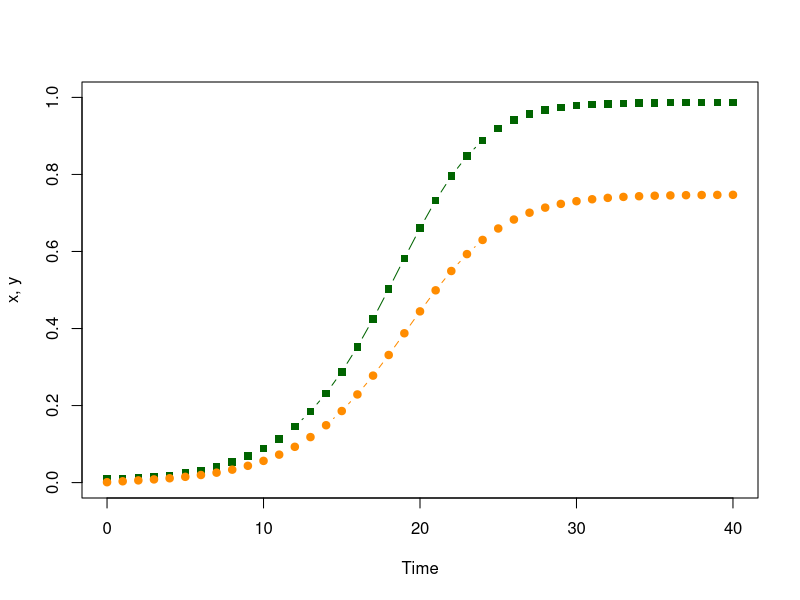
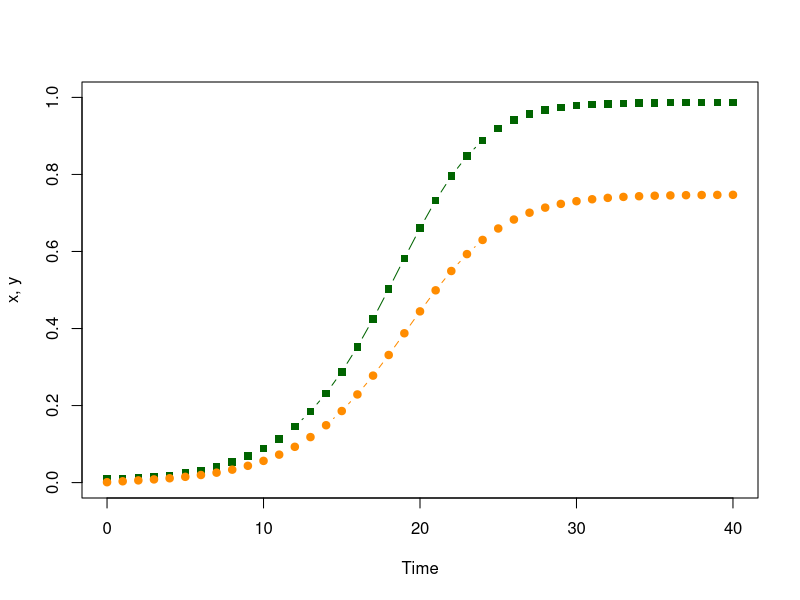
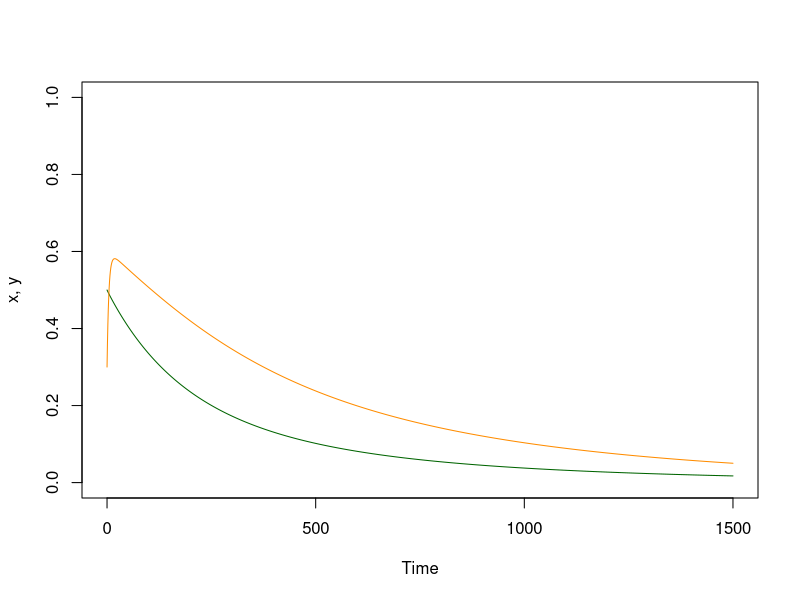
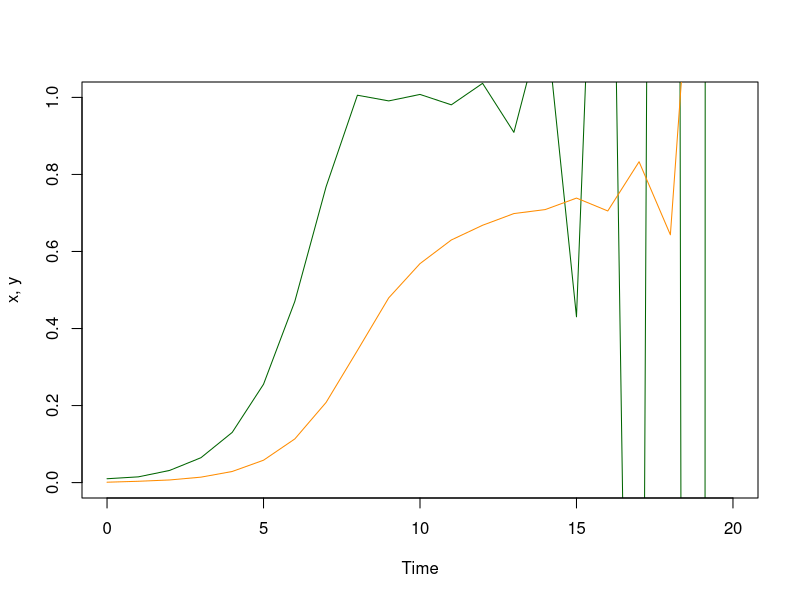
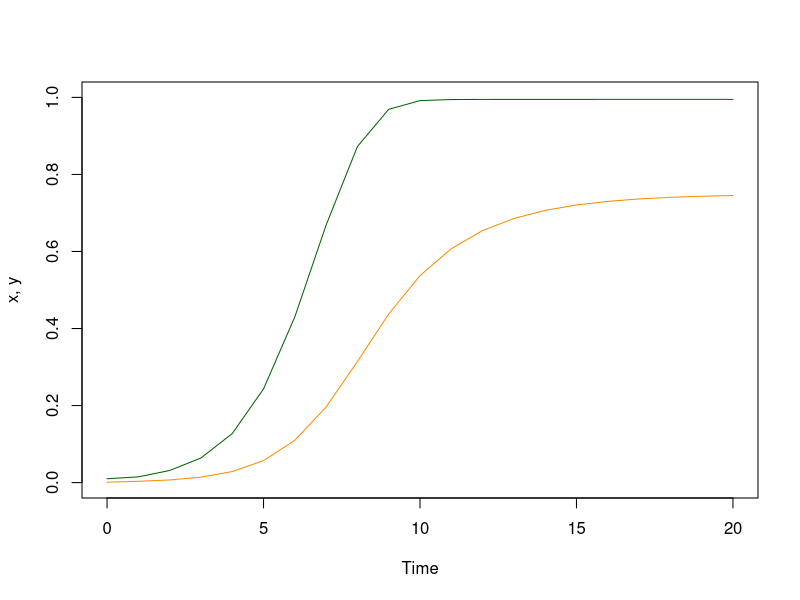
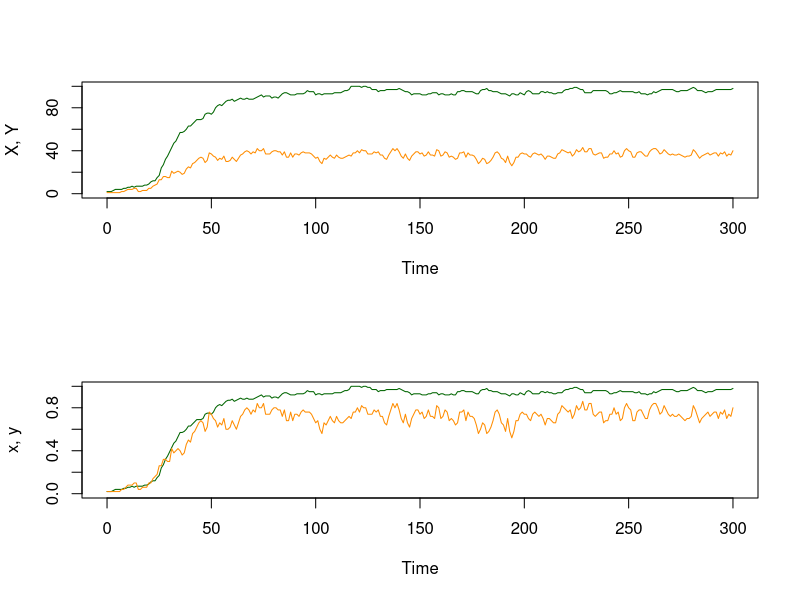
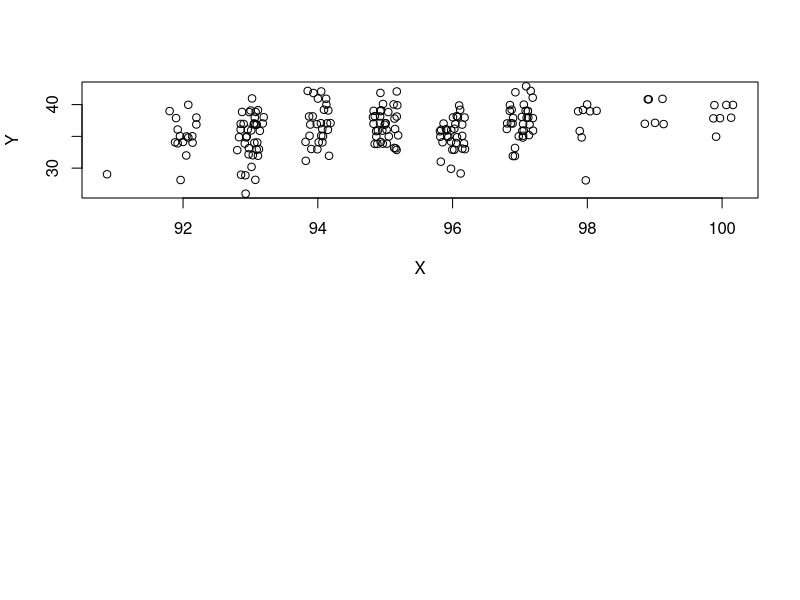
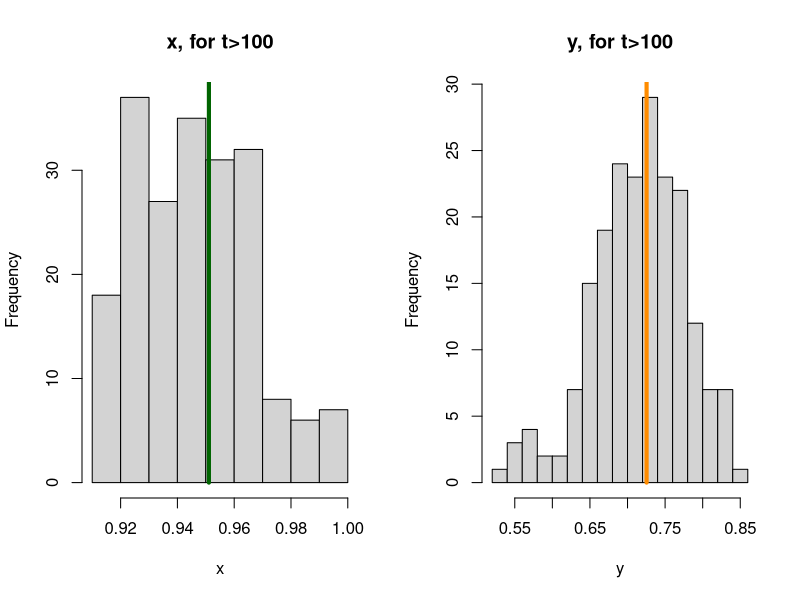

These figures' R source, in order:
## ---- chunk 1
# Initial Conditions at a point in time, as a Named Vector 
xy = c(t=0, x=0.01, y=0.001)
## ---- chunk 2
with(as.list(xy), x) 
## ---- chunk 3
# The parameters, as a list 
ross_dts_par = list(
  s = 1/200, # The fraction of infections that clear each day
  u = 1/12,  # The fraction of mosquitoes that die each day
  a = 1/4,   # The fraction of mosquitoes that blood feed on a human each day
  m = 2      # The number of mosquitoes per human
) 
## ---- chunk 4
# INPUTS
# xy - current variables, as a named vector
# p  - the parameters, as a list
#
# OUTPUTS
# the updated values of the variables, as a named vector

ross_dts_1 = function(xy, p){
  with(as.list(xy), 
    with(p,{
      xn = x - s*x + m*a*y*(1-x) 
      yn = y - u*y + a*x*(1-y) 
      return(c(t=t+1, x=xn, y=yn))
    })
  )
}
## ---- chunk 5
# xy_t stores the values of the variables
xy_t = xy 
## ---- chunk 6
# Compute and store the values of the variables  
xy = ross_dts_1(xy, ross_dts_par)
xy_t = rbind(xy_t, xy)
## ---- chunk 7
# Print to screen
print(xy) 
## ---- chunk 8
# Iterate to compute the values as they change over time 
for(t in 2:40){
  xy = ross_dts_1(xy, ross_dts_par) 
  xy_t = rbind(xy_t, xy) 
} 
## ---- chunk 9
print(tail(xy_t, 3)) 
## ---- chunk 10
with(data.frame(xy_t),{
  plot(t, x, type = "b", ylim = c(0,1), col = "darkgreen", ylab = "x, y", xlab = "Time", pch=15)
  lines(t, y, type = "b", col = "darkorange", pch =19)
})
## ---- chunk 11
# INPUTS
# pars - the parameters, as a list 
# x0   - the initial value of x
# y0   - the initial value of y
# tmax - the last value of t 
#
# OUTPUTS
# the values of the variables over time, as a list 
ross_dts_solve_1 = function(pars, x0=.01, y0 = 0.001, tmax=100){
   xy = c(t=0, x=x0, y=y0) 
   xy_t = xy 
   for(t in 1:tmax){
     xy = ross_dts_1(xy, pars)
     xy_t = rbind(xy_t, xy)
   }
   return(list(t=xy_t[,1], x=xy_t[,2], y = xy_t[,3], last = xy)) 
}
## ---- chunk 12
# INPUTS
# xy_t - a list with named vectors t, x, and y
# add_points - if TRUE, then type = "b" for plot 
#
# OUTPUTS
# the values of the variables over time, as a list 
plot_xy = function(xy_t, add_points = FALSE){with(xy_t,{
  llty = "l"
  if(add_points == TRUE) llty = "b"
  plot(t, x, type = llty, ylim = c(0,1), col = "darkgreen", ylab = "x, y", xlab = "Time", pch=15)
  lines(t, y, type = llty, col = "darkorange", pch =19)
})}
## ---- chunk 13
plot_xy(ross_dts_solve_1(ross_dts_par, tmax=40), add_points=TRUE) 
## ---- chunk 14
# The last value is still stored as xy; the [-1] omits t
xy[-1] - ross_dts_1(xy, ross_dts_par)[-1]
## ---- chunk 15
for(i in 41:140){
  xy = ross_dts_1(xy, ross_dts_par)
  xy_t = rbind(xy_t, xy) 
} 
xy[-1] - ross_dts_1(xy, ross_dts_par)[-1]
## ---- chunk 16
# INPUTS
# par - the parameters, as a list 
#
# OUTPUTS
# the steady state values of x and y 
ross_dts_steady_0 = function(par){with(par,{
  xx = (m*a^2 - s*u)/ (m*a^2 + s*a)
  yy = a*xx/(u+a*xx) 
  c(x=xx,y=yy)
})}
## ---- chunk 17
ross_dts_steady_0(ross_dts_par)
## ---- chunk 18
ross_dts_par1 = ross_dts_par
ross_dts_par1$m = 0.005
ross_dts_steady_0(ross_dts_par1)
## ---- chunk 19
plot_xy(ross_dts_solve_1(ross_dts_par1, x0 = .5, y0=.3, tmax=1500)) 
## ---- chunk 20
ross_dts_steady_0(ross_dts_par1)
## ---- chunk 21
m_crit = with(ross_dts_par, s*u/a^2)
m_crit 
## ---- chunk 22
ross_dts_par2 = ross_dts_par
ross_dts_par2$m = m_crit
ross_dts_steady_0(ross_dts_par2)
## ---- chunk 23
# INPUTS
# par - the parameters, as a list 
#
# OUTPUTS
# the steady state values of x and y 
ross_dts_steady_1 = function(par){with(par,{
  xx = ifelse(m*a^2 > s*u, (m*a^2 - s*u)/(m*a^2 + s*a), 0) 
  yy = a*xx/(u+a*xx) 
  c(x=xx,y=yy)
})}
## ---- chunk 24
ross_dts_steady_1(ross_dts_par1)
## ---- chunk 25
xy[-1]
## ---- chunk 26
ross_dts_steady_1(ross_dts_par) 
## ---- chunk 27
sum(abs(xy[-1] - ross_dts_steady_1(ross_dts_par)))
## ---- chunk 28
# INPUTS
# xy  - xy 
# par - a set of parameters for a ross_dts model 
# tol - a tolerance level 
#
# OUTPUTS
# boolean - 
ross_dts_checkit_1 = function(xy, ross_dts_pars, tol=1e-9){
  sum(abs(xy[-1] - ross_dts_steady_1(ross_dts_pars)))  < tol
}
## ---- chunk 29
ross_dts_checkit_1(xy, ross_dts_par)
## ---- chunk 30
ross_dts_par3 = ross_dts_par
ross_dts_par3$m = 20 
plot_xy(ross_dts_solve_1(ross_dts_par3, x0 = .01, y0=.001, tmax=20)) 
## ---- chunk 31
# INPUTS
# xy - current variables, as a named vector
# p  - the parameters, as a list
#
# OUTPUTS
# the updated values of the variables, as a named vector
ross_dts_2 = function(xy, p){with(as.list(xy), with(p,{
  xn = x - s*x + (1-exp(-m*a*y))*(1-x) 
  yn = y - u*y + a*x*(1-y) 
  t=t+1
  return(c(t=t, x=xn, y=yn))
}))}
## ---- chunk 32
# INPUTS
# pars - the parameters, as a list 
# x0   - the initial value of x
# y0   - the initial value of y
# tmax - the last value of t 
#
# OUTPUTS
# the values of the variables over time, as a list 
ross_dts_solve_2 = function(pars, x0=.01, y0 = 0.001, tmax=100){
   xy = c(t=0, x=x0, y=y0) 
   xy_t = xy 
   for(t in 1:tmax){
     xy = ross_dts_2(xy, pars)
     xy_t = rbind(xy_t, xy)
   }
   return(list(t=xy_t[,1], x=xy_t[,2], y = xy_t[,3], last = xy)) 
}
## ---- chunk 33
plot_xy(ross_dts_solve_2(ross_dts_par3, x0 = .01, y0=.001, tmax=20)) 
## ---- chunk 34
# INPUTS
# par - the model parameters, as a list 
#
# OUTPUTS
# the steady state values of x and y 
ross_dts_steady_2 = function(pars){with(pars,{
   f_xx = function(x, pp){with(pp,{
     xx = (1 - exp(-m*a^2*x/(u+a*x)))*(1-x) - s*x
     y = a*xx/(u+a*xx)
     yy = u*y + a*xx*(1-y) 
     return(xx^2 + yy^2)
   })}
   xx = optimize(f_xx, c(0,1), pp=pars)$min
   yy = a*xx/(u+a*xx) 
   c(xx, yy)
})}
## ---- chunk 35
ross_dts_steady_2(ross_dts_par3)
## ---- chunk 36
ross_dts_solve_2(ross_dts_par3, x0=.1, y0=.05,tmax=300)$last[-1]
## ---- chunk 37
ross_dts_checkit_2 = function(pars, x0 = .1, y0=.05, tmax=500, tol=1e-5){
  xyt = ross_dts_solve_2(pars, x0=x0, y0=y0, tmax=tmax)
  sum(abs(xyt$last[-1] - ross_dts_steady_2(pars))) < tol
}
## ---- chunk 38
ross_dts_checkit_2(ross_dts_par3, tol = 1e-5)
ross_dts_checkit_2(ross_dts_par3, tol = 1e-6)
## ---- chunk 39
# The parameters, as a list 
ross_sdts_par = list(
  M = 50,   # The number of mosquitoes 
  H = 100,   # The number of humans 
  s = 1/200, # The fraction of infections that clear each day
  u = 1/12,  # The fraction of mosquitoes that die each day
  a = 1/4   # The fraction of mosquitoes that blood feed on a human each day
)
ross_sdts_par$m = with(ross_sdts_par, M/H)
## ---- chunk 40
ross_sdts = function(XY, p){
  with(as.list(XY), 
    with(p,{
      ar = 1 - exp(-a*Y/H)
      Xn = rbinom(1, X, 1-s) + rbinom(1, H-X, ar)  
      Yn = rbinom(1, Y, 1-u) + rbinom(1, M-Y, a*X/H)  
      t=t+1
      return(c(t=t, X=Xn, Y=Yn))
}))}
## ---- chunk 41
sim_ross_sdts = function(pars, X0=2, Y0 = 1, tmax=100){
   XY = c(t=0, X=X0, Y=Y0) 
   XY_t = XY 
   for(t in 1:tmax){
     XY = ross_sdts(XY, pars)
     XY_t = rbind(XY_t, XY)
   }
   X=XY_t[,2] 
   Y=XY_t[,3]
   x=X/pars$H 
   y=Y/pars$M 
   return(list(t=XY_t[,1], x=x, y=y, X=X, Y=Y, last = XY)) 
}
## ---- chunk 42
plot_XY = function(xy_t, add_points = FALSE){with(xy_t,{
  llty = "l"
  if(add_points == TRUE) llty = "b"
  plot(t, X, type = llty, ylim = range(0, X, Y), col = "darkgreen", ylab = "X, Y", xlab = "Time", pch=15)
  lines(t, Y, type = llty, col = "darkorange", pch =19)
})}
## ---- chunk 43
set.seed(253)
XYt <- sim_ross_sdts(ross_sdts_par, tmax=300) 
## ---- chunk 44
par(mfrow = c(2,1))
plot_XY(XYt)
plot_xy(XYt)
## ---- chunk 45
with(XYt,{
  ix = which(t>100)
  plot(jitter(X[ix]), jitter(Y[ix]), xlab = "X", ylab = "Y")
}) 
## ---- chunk 46
par(mfrow=c(1,2))
xdist= with(XYt, x[-c(1:100)]); mx = mean(xdist)
ydist= with(XYt, y[-c(1:100)]); my = mean(ydist) 
hist(xdist,  xlab = "x", main = "x, for t>100")
segments(mx, 0, mx, 250, lwd=4, col = "darkgreen")
hist(ydist, 15, xlab = "y", main = "y, for t>100")
segments(my, 0, my, 200, lwd=4, col = "darkorange")
## ---- chunk 47
c(mx, my)
## ---- chunk 48
ross_dts_steady_2(ross_sdts_par)
## ---- chunk 49
library(deSolve)
## ---- chunk 50
ross_xde_inits = c(x=0.01, y=0.01)
## ---- chunk 51
# The parameters, as list 
ross_xde_par = list(
  r = 1/200, # The clearance rate for infections 
  g = 1/12,  # The mosquito daily death rate 
  a = 1/4,   # The mosquito human blood feeding rate 
  m = 0.5      # The number of mosquitoes per human
) 
## ---- chunk 52
# INPUTS
# t - the current time 
# vars - the variables, as a named vector 
# pars - the parameters, as a list
# OUTPUTS
# the derivatives, as a list 
ross_xde = function(t, vars, pars){
  with(pars, 
    with(as.list(vars),{
    
      dxdt = m*a*y*(1-x) - r*x
      dydt = a*x*(1-y) - g*y
  
      return(list(c(dxdt, dydt)))
    })
  )
}
## ---- chunk 53
c(1/200, 1-exp(-1/200)) 
## ---- chunk 54
deSolve::ode(ross_xde_inits, 0:5, ross_xde, ross_xde_par)
## ---- chunk 55
# INPUTS: 
# pars -- the parameter values, as a list
# x0   -- the initial value for x(t) 
# y0   -- the initial value for y(t) 
# tmax -- the largest value of t  
# dt   -- the interval for t 
# OUTPUT: 
# the output of ode as a data.frame 
ross_xde_solve = function(pars, x0=.01, y0=0.001, tmax=100, dt=1){
  tms = seq(0, tmax, by = dt)
  xy0 = c(x=x0, y=y0)
  data.frame(ode(xy0, tms, ross_xde, pars)) 
}
## ---- chunk 56
deout <- ross_xde_solve(ross_xde_par)
## ---- chunk 57
with(deout, {
  plot(time, x, type = "l", col = "darkgreen", ylim = c(0,1), ylab = c("x, y"))
  lines(time, y, col = "darkorange")
})
## ---- chunk 58
deout1 <- ross_xde_solve(ross_xde_par, x0=0.2, y0=0.02)
deout2 <- ross_xde_solve(ross_xde_par, x0=.99, y0=0.99)
## ---- chunk 59
with(deout, {
  plot(time, x, type = "l", col = "darkgreen", ylim = c(0,1), ylab = c("x, y"))
  lines(time, y, col = "darkorange")
})
with(deout1, {
  lines(time, x, type = "l", col = "darkgreen", lty=2) 
  lines(time, y, col = "darkorange", lty=2)
})
with(deout2, {
  lines(time, x, type = "l", col = "darkgreen", lty=3) 
  lines(time, y, col = "darkorange", lty=3)
})

## ---- chunk 60
ross_xde_steady_1 = function(pars){with(pars,{
  xx = ifelse(m*a^2 > r*g, (m*a^2 - r*g)/(m*a^2 + r*a), 0) 
  yy = a*xx/(g+a*xx)
  c(x=xx, y=yy)
})}
## ---- chunk 61
ross_xde_steady_1(ross_xde_par)
## ---- chunk 62
de_eq <- ross_xde_solve(ross_xde_par, tmax=500, dt=5)
with(de_eq, c(x=tail(x,1), y=tail(y,1))) 
## ---- chunk 63
# The parameters, as list 
ross_sxde_par = list(
  r = 1/200, # The clearance rate for infections 
  g = 1/12,  # The mosquito daily death rate 
  a = 1/4,   # The mosquito human blood feeding rate 
  M = 50,   # The number of mosquitoes 
  H = 100    # The number of humans
) 
## ---- chunk 64
ross_sxde = function(XY, pars){
  with(as.list(XY), with(pars,{
    p1 = a*Y*(H-X)/H
    p2 = r*X 
    p3 = a*X*(M-Y)/H
    p4 = g*Y 

    t = t + rexp(1, p1+p2+p3+p4)
    
    event = sample(1:4, 1, prob=c(p1, p2, p3, p4))
    if (event==1) X <- X+1
    if (event==2) X <- X-1
    if (event==3) Y <- Y+1
    if (event==4) Y <- Y-1
    
    return(c(t=t,  X=X, Y=Y, x=X/H, y=Y/M))
}))}
## ---- chunk 65
xy = c(t=0, X=10, Y=10)
for (i in 1:5){
  xy <- ross_sxde(xy, ross_sxde_par)
  print(xy)
}
## ---- chunk 66
sim_ross_sxde = function(pars, X0=2, Y0=1, tmax=300){
   XY = c(t=0, X=X0, Y=Y0) 
   tm = XY[1]
   XY_t = c()  
   while(tm < tmax){
     XY = ross_sxde(XY, pars)
     tm = XY[1]
     XY_t = rbind(XY_t, XY)
   }
   return(list(t=XY_t[,1], X=XY_t[,2], Y=XY_t[,3], x = XY_t[,4], y = XY_t[,5])) 
}
## ---- chunk 67
out <- sim_ross_sxde(ross_sxde_par)
## ---- chunk 68
par(mfrow = c(2,1))
plot_XY(out)
plot_xy(out)
## ---- chunk 69
par(mfrow=c(1,2))
with(out,{
  ix = which(t>100)
  xdist= X[ix]; mx = mean(xdist)
  ydist= Y[ix]; my = mean(ydist) 
  hist(xdist, 10, xlab = "X", main = "X, for t>100")
  segments(mx, 0, mx, 250, lwd=4, col = "darkgreen")
  hist(ydist, 15, xlab = "Y", main = "Y, for t>100")
  segments(my, 0, my, 200, lwd=4, col = "darkorange")
})
## ---- chunk 70
par(mfrow=c(1,2))
with(out,{
  ix = which(t>100)
  xdist= x[ix]; mx = mean(xdist)
  ydist= y[ix]; my = mean(ydist) 
  hist(xdist, 10, xlab = "x", main = "x, for t>100")
  segments(mx, 0, mx, 250, lwd=4, col = "darkgreen")
  hist(ydist, 15, xlab = "y", main = "y, for t>100")
  segments(my, 0, my, 200, lwd=4, col = "darkorange")
})
## ---- chunk 71
# The parameters, as list 
ross_xde_par_5 = list(
  r = 1/200, # The clearance rate for infections 
  g = 1/12,  # The mosquito daily death rate 
  a = 1/4,   # The mosquito human blood feeding rate 
  m = 0.5,   # The number of mosquitoes per human
  H = 100,
  M = 50
) 
## ---- chunk 72
ross_xde_solve(ross_xde_par_5, x0=0.01, y=0.02, tmax=200, dt=1) -> r_xde
sim_ross_sxde(ross_xde_par_5, X0=1, Y0=1, tmax=200) -> s_xde0
sim_ross_sxde(ross_xde_par_5, X0=1, Y0=1, tmax=200) -> s_xde1
sim_ross_sxde(ross_xde_par_5, X0=1, Y0=1, tmax=200) -> s_xde2
sim_ross_sxde(ross_xde_par_5, X0=1, Y0=1, tmax=200) -> s_xde3
sim_ross_sxde(ross_xde_par_5, X0=1, Y0=1, tmax=200) -> s_xde4
sim_ross_sxde(ross_xde_par_5, X0=1, Y0=1, tmax=200) -> s_xde5
## ---- chunk 73
# The parameters, as a list 
ross_dts_par_5 = list(
#  s = 1-exp(-1/200), # The fraction of infections that clear each day
  s = 1/200, # The fraction of infections that clear each day
#  u = 1-exp(-1/12),  # The fraction of mosquitoes that die each day
  u = 1/12,  # The fraction of mosquitoes that die each day
  a = 1/4,   # The fraction of mosquitoes that blood feed on a human each day
  m = 0.5,   # The number of mosquitoes per human
  H = 100,
  M = 50
) 
## ---- chunk 74
ross_dts_solve_2(ross_dts_par_5, x0=0.01, y0=0.02, tmax=200) -> r_dts
ross_dts_solve_1(ross_dts_par_5, x0=0.01, y0=0.02, tmax=200) -> r1_dts
sim_ross_sdts(ross_dts_par_5, X0=1, Y0=1, tmax=200) -> s_dts0
sim_ross_sdts(ross_dts_par_5, X0=1, Y0=1, tmax=200) -> s_dts1
sim_ross_sdts(ross_dts_par_5, X0=1, Y0=1, tmax=200) -> s_dts2
sim_ross_sdts(ross_dts_par_5, X0=1, Y0=1, tmax=200) -> s_dts3
sim_ross_sdts(ross_dts_par_5, X0=1, Y0=1, tmax=200) -> s_dts4
sim_ross_sdts(ross_dts_par_5, X0=1, Y0=1, tmax=200) -> s_dts5
## ---- chunk 75
library(viridisLite)
clrs = turbo(4)
par(mfrow = c(2,1))
with(r_xde, plot(time, x, type = "l", ylim = c(0,1), col = clrs[1], ylab = "x, y", xlab = "Time", main = "Humans"))
with(r_dts, lines(t, x, col = clrs[2], lwd=2, lty=3, cex=0.5, pch=15))
with(s_dts0, lines(t, x,  col = clrs[3], lty=2, cex=0.5, pch=3))
with(s_xde0, lines(t, x,  col = clrs[4], lty=2, cex=0.5))

with(r_xde, plot(time,  y, type = "l", ylim = c(0,1), col = clrs[1], ylab = "x, y", xlab = "Time", main = "Mosquitoes"))
with(r_dts, lines(t,  y, col = clrs[2], lwd=2, lty=3, cex=0.5, pch=15))
with(s_dts0, lines(t,  y,  col = clrs[3], lty=2, cex=0.5, pch=3))
with(s_xde0, lines(t,  y,  col = clrs[4], lty=2, cex=0.5))

## ---- chunk 76
par(mfrow = c(3,1))
with(r_xde, plot(time, x, type = "l", ylim = c(0,1), col = clrs[1], ylab = "x, y", xlab = "Time", main = "Humans"))
with(r_dts, lines(t, x, col = clrs[2], lwd=2, cex=0.5, pch=15))
with(r1_dts, lines(t, x, col = clrs[4], lwd=2, lty=3, cex=0.5, pch=15))

with(r_xde, plot(time,  y, type = "l", ylim = c(0,1), col = clrs[1], ylab = "x, y", xlab = "Time", main = "Mosquitoes"))
with(r_dts, lines(t,  y, col = clrs[2], lwd=2, cex=0.5, pch=15))
with(r1_dts, lines(t,  y, col = clrs[4], lwd=2, lty=3, cex=0.5, pch=15))

tm = with(r_xde, time) 
dx = with(r_xde, x) - with(r_dts, x)
dy = with(r_xde, y) - with(r_dts, y)

dx1 = with(r_xde, x) - with(r1_dts, x)
dy1 = with(r_xde, y) - with(r1_dts, y)

plot(tm,  dx, type = "n", ylim = range(dx, dx1, dy, dy1),  ylab = "dx, dy", xlab = "Time", main = "Model Differences")
lines(tm, 0*dx, col = grey(0.8))
lines(tm,  dx, col = "darkgreen", lwd=2)
lines(tm,  dx1, col = "darkgreen", lwd=2, lty=3)
lines(tm,  dy, col = "darkorange", lwd=2)
lines(tm,  dy1, col = "darkorange", lwd=2, lty=3)
## ---- chunk 77
ssd_2mods = function(m1, m2, norm=1){
  dx = sum((with(m1, x) - with(m2, x))^2) 
  dy = sum((with(m1, y) - with(m2, y))^2) 
  return((dx+dy)/norm) 
}
## ---- chunk 78
ssd_2mods(r_xde, r_dts, norm = length(r_xde$time))
## ---- chunk 79
sabs_2mods = function(m1, m2, norm=1){
  dx = sum(abs(with(m1, x) - with(m2, x))) 
  dy = sum(abs(with(m1, y) - with(m2, y)))
  return((dx+dy)/norm) 
}
## ---- chunk 80
sabs_2mods(r_xde, r1_dts, norm = length(r_xde$time))
## ---- chunk 81
library(viridisLite)
clrsA = mako(8)[2:7]
clrsB = rocket(8)[2:7]
par(mfrow = c(2,1))

with(r_xde, plot(time, x, type = "n", ylim = c(0,1), col = clrs[1], ylab = "x, y", xlab = "Time", main = "Humans"))
with(s_dts0, lines(t, x,  col = clrsA[1], cex=0.5))
with(s_xde0, lines(t, x,  col = clrsB[1], cex=0.5))

with(s_dts1, lines(t, x,  col = clrsA[2], cex=0.5))
with(s_xde1, lines(t, x,  col = clrsB[2], cex=0.5))

with(s_dts2, lines(t, x,  col = clrsA[3], cex=0.5))
with(s_xde2, lines(t, x,  col = clrsB[3], cex=0.5))

with(s_dts3, lines(t, x,  col = clrsA[4], cex=0.5))
with(s_xde3, lines(t, x,  col = clrsB[4], cex=0.5))

with(s_dts4, lines(t, x,  col = clrsA[5], cex=0.5))
with(s_xde4, lines(t, x,  col = clrsB[5], cex=0.5))

with(s_dts5, lines(t, x,  col = clrsA[6], cex=0.5))
with(s_xde5, lines(t, x,  col = clrsB[6], cex=0.5))

with(r_xde, plot(time,  y, type = "l", ylim = c(0,1), col = clrs[1], ylab = "y, y", xlab = "Time", main = "Mosquitoes"))

with(s_dts0, lines(t, y,  col = clrsA[1], cex=0.5))
with(s_xde0, lines(t, y,  col = clrsB[1], cex=0.5))

with(s_dts1, lines(t, y,  col = clrsA[2], cex=0.5))
with(s_xde1, lines(t, y,  col = clrsB[2], cex=0.5))

with(s_dts2, lines(t, y,  col = clrsA[3], cex=0.5))
with(s_xde2, lines(t, y,  col = clrsB[3], cex=0.5))

with(s_dts3, lines(t, y,  col = clrsA[4], cex=0.5))
with(s_xde3, lines(t, y,  col = clrsB[4], cex=0.5))

with(s_dts4, lines(t, y,  col = clrsA[5], cex=0.5))
with(s_xde4, lines(t, y,  col = clrsB[5], cex=0.5))

with(s_dts5, lines(t, y,  col = clrsA[6], cex=0.5))
with(s_xde5, lines(t, y,  col = clrsB[6], cex=0.5))
